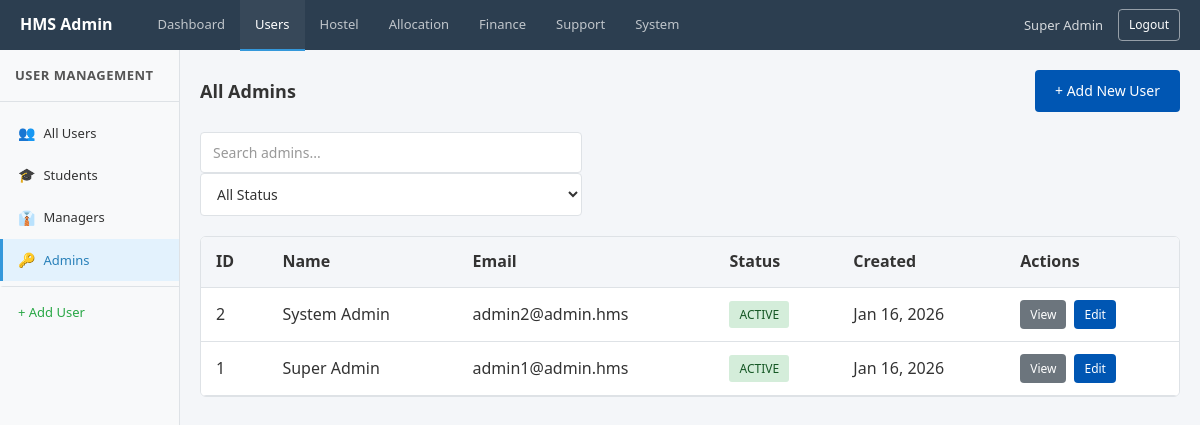
The app's page /index.php?page=admin_admins (signed in) with its own data.
### tables this page shows
CREATE TABLE `users` (
  `id` bigint UNSIGNED NOT NULL,
  `name` varchar(100) NOT NULL,
  `email` varchar(191) NOT NULL,
  `phone` varchar(30) DEFAULT NULL,
  `password_hash` varchar(255) NOT NULL,
  `status` enum('ACTIVE','INACTIVE','LOCKED') NOT NULL DEFAULT 'ACTIVE',
  `created_at` datetime NOT NULL DEFAULT CURRENT_TIMESTAMP,
  `updated_at` datetime NOT NULL DEFAULT CURRENT_TIMESTAMP ON UPDATE CURRENT_TIMESTAMP,
  `last_login_at` datetime DEFAULT NULL
);

### app/Controllers/Admin/AdminAdminController.php (called while the page is built, shortened)
<?php
require_once __DIR__ . '/../../Models/AdminModel.php';
$action = isset($_GET['action']) ? $_GET['action'] : 'admins';
$data = [];
if ($action === 'view') {
    $userId = (int)$_GET['id'];
    $data['admin'] = getAdminById($userId);
    $pageTitle = 'View Admin';
} else {
    $data['admins'] = getAllAdminUsers();
}
require_once __DIR__ . '/../../Views/Admin/AdminListView.php';

### app/Models/AdminModel.php (called while the page is built, shortened)
<?php
function getAllAdminUsers() {
    $conn = dbConnect();
    $sql = "SELECT u.*, r.name as role_name
            FROM users u
            JOIN user_roles ur ON u.id = ur.user_id
            JOIN roles r ON ur.role_id = r.id
            WHERE r.name = 'ADMIN'
            ORDER BY u.id DESC";
    $result = mysqli_query($conn, $sql);
    $admins = mysqli_fetch_all($result, MYSQLI_ASSOC);
    return $admins;
}

### app/Views/Admin/AdminListView.php (the view, shortened to what this page needs)
<!DOCTYPE html>
<html lang="en">
<head>
    <link rel="stylesheet" href="public/assets/css/style.css">
    <link rel="stylesheet" href="app/Views/Admin/css/admin.css">
</head>
<body>
    <?php include __DIR__ . '/partials/header.php'; ?>
    <div class="admin-layout">
        <?php include __DIR__ . '/partials/sidebar.php'; ?>
        <main class="admin-main">
            <div class="admin-content">
                <?php if ($action === 'view' && isset($data['admin'])): ?>
                    <div class="breadcrumb">
                        <a href="index.php?page=admin_admins">Admins</a>
                        <span>/</span>
                        <span class="current"><?php echo htmlspecialchars($data['admin']['name']); ?></span>
                    </div>
                    <div class="detail-card">
                        <div class="detail-header">
                            <h2><?php echo htmlspecialchars($data['admin']['name']); ?></h2>
                            <span class="badge <?php echo $data['admin']['status'] === 'ACTIVE' ? 'badge-success' : 'badge-danger'; ?>">
                                <?php echo htmlspecialchars($data['admin']['status']); ?>
                            </span>
                        </div>
                        <div class="detail-grid">
                            <div class="detail-item">
                                <label>Email</label>
                                <span><?php echo htmlspecialchars($data['admin']['email']); ?></span>
                            </div>
                            <div class="detail-item">
                                <label>Role</label>
                                <span><?php echo htmlspecialchars($data['admin']['role_name']); ?></span>
                            </div>
                            <div class="detail-item">
                                <label>Created</label>
                                <span><?php echo htmlspecialchars(date('M d, Y', strtotime($data['admin']['created_at']))); ?></span>
                            </div>
                        </div>
                        <div class="detail-actions">
                            <a href="index.php?page=admin_users&action=edit&id=<?php echo (int)$data['admin']['id']; ?>" class="btn btn-primary">Edit User</a>
                            <a href="index.php?page=admin_admins" class="btn btn-secondary">Back to List</a>
                        </div>
                    </div>
                <?php else: ?>
                    <div class="page-header">
                        <h2>All Admins</h2>
                        <a href="index.php?page=admin_users&action=add" class="btn btn-primary">+ Add New User</a>
                    </div>
                    <div class="filter-bar">
                        <div class="filter-form">
                            <input type="text" id="adminSearch" class="form-control" placeholder="Search admins..." data-table-search="adminsTable">
                            <select id="statusFilter" class="form-control" data-filter-table="adminsTable" data-filter-column="3">
                                <option value="">All Status</option>
                            </select>
                        </div>
                    </div>
                    <div class="table-card">
                        <div class="table-responsive">
                            <table class="table" id="adminsTable">
                                <thead>
                                    <tr>
                                        <th>ID</th>
                                        <th>Name</th>
                                        <th>Email</th>
                                        <th>Status</th>
                                        <th>Created</th>
                                        <th>Actions</th>
                                    </tr>
                                </thead>
                                <tbody>
                                    <?php if (!empty($data['admins'])): ?>
                                        <?php foreach ($data['admins'] as $admin): ?>
                                            <tr>
                                                <td><?php echo (int)$admin['id']; ?></td>
                                                <td><?php echo htmlspecialchars($admin['name']); ?></td>
                                                <td><?php echo htmlspecialchars($admin['email']); ?></td>
                                                <td>
                                                    <span class="badge <?php echo $admin['status'] === 'ACTIVE' ? 'badge-success' : 'badge-danger'; ?>">
                                                        <?php echo htmlspecialchars($admin['status']); ?>
                                                    </span>
                                                </td>
                                                <td><?php echo htmlspecialchars(date('M d, Y', strtotime($admin['created_at']))); ?></td>
                                                <td>
                                                    <div class="action-btns">
                                                        <a href="index.php?page=admin_admins&action=view&id=<?php echo (int)$admin['id']; ?>" class="btn btn-sm btn-secondary">View</a>
                                                        <a href="index.php?page=admin_users&action=edit&id=<?php echo (int)$admin['id']; ?>" class="btn btn-sm btn-primary">Edit</a>
                                                    </div>
                                                </td>
                                            </tr>
                                        <?php endforeach; ?>
                                    <?php else: ?>
                                        <tr>
                                            <td colspan="6" class="empty-state">No admins found</td>
                                        </tr>
                                    <?php endif; ?>
                                </tbody>
                            </table>
                        </div>
                    </div>
                <?php endif; ?>
            </div>
        </main>
    </div>
</body>
</html>

### public/assets/css/style.css (style rules this page uses)
:root { --primary: #0056b3; --primary-hover: #004494; --background: #f4f6f9; --surface: #ffffff; --text-primary: #333333; --text-secondary: #555555; --border: #dee2e6; --success: #28a745; --error: #dc3545; --warning: #ffc107; --shadow: 0 2px 4px rgba(0, 0, 0, 0.1); }
* { margin: 0; padding: 0; box-sizing: border-box; }
body { font-family: 'Segoe UI', Tahoma, Geneva, Verdana, sans-serif; background-color: var(--background); color: var(--text-primary); line-height: 1.6; min-height: 100vh; }
h1, h2, h3, h4, h5, h6 { color: var(--text-primary); margin-bottom: 15px; font-weight: 600; }
h2 { font-size: 24px; }
a { color: var(--primary); text-decoration: none; }
.form-control { width: 100%; padding: 10px 12px; font-family: inherit; font-size: 14px; color: var(--text-primary); background-color: var(--surface); border: 1px solid var(--border); border-radius: 4px; }
.form-control::placeholder { color: #999; }
select.form-control { cursor: pointer; }
.btn { display: inline-block; padding: 10px 20px; font-family: inherit; font-size: 14px; font-weight: 500; text-align: center; border: none; border-radius: 4px; cursor: pointer; }
.btn-primary { background-color: var(--primary); color: #ffffff; }
.btn-secondary { background-color: #6c757d; color: #ffffff; }
.table-responsive { overflow-x: auto; }
.table { width: 100%; border-collapse: collapse; background: var(--surface); }
.table th, .table td { padding: 12px 15px; text-align: left; border-bottom: 1px solid var(--border); }
.table th { background-color: var(--background); font-weight: 600; color: var(--text-primary); }
.badge { display: inline-block; padding: 4px 10px; font-size: 12px; font-weight: 500; border-radius: 3px; }
.badge-success { background-color: #d4edda; color: #155724; }

### app/Views/Admin/css/admin.css (style rules this page uses)
.admin-layout { display: flex; padding-top: 50px; min-height: 100vh; }
.admin-main { flex: 1; margin-left: 180px; background-color: var(--background); min-height: calc(100vh - 50px); }
.admin-content { padding: 20px; }
.page-header { display: flex; justify-content: space-between; align-items: center; margin-bottom: 20px; }
.page-header h2 { margin: 0; font-size: 18px; }
.table-card { background: var(--surface); border: 1px solid var(--border); border-radius: 6px; overflow: hidden; }
.action-btns { display: flex; gap: 8px; }
.btn-sm { padding: 5px 10px; font-size: 12px; }
.filter-bar { display: flex; gap: 15px; margin-bottom: 20px; flex-wrap: wrap; align-items: center; }
.filter-bar select { min-width: 150px; }

### records on screen
users: id "2", name "System Admin", email "admin2@admin.hms", status "ACTIVE", created_at "Jan 16, 2026"
users: id "1", name "Super Admin", email "admin1@admin.hms", status "ACTIVE", created_at "Jan 16, 2026"

### other values on screen
$_SESSION['user_name'] "Super Admin"
$sidebarTitle "USER MANAGEMENT"
$link['icon'] "👥"
$link['label'] "All Users"
$link['icon'] "🎓"
$link['label'] "Students"
$link['icon'] "👔"
$link['label'] "Managers"
$link['icon'] "🔑"
$link['label'] "Admins"
$link['label'] "+ Add User"
